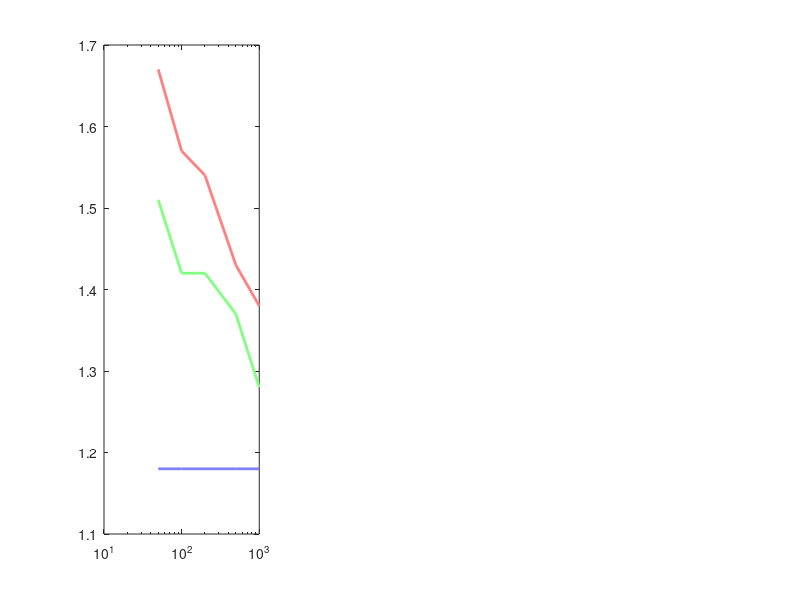

This chart was generated by the following MATLAB code: (Note: this script raises an error after producing the figure.)
%% Target: Kitchen
X = [50 100 200 500 1000];
Y1 = [1.67 1.57 1.54 1.43 1.38];
E1 = [0.03 0.03 0.03 0.03 0.03];
Y2 = [1.51 1.42 1.42 1.37 1.28];
E2 = [0.05 0.05 0.06 0.05 0.05];
Y3 = [1.18 1.18 1.18 1.18 1.18];
E3 = [0.03 0.03 0.03 0.03 0.03];

figure;
h = subplot(1,3,1); 
h1 = semilogx(X,Y1)
set(h1,'Color',[1 0.5 0.5]);
set(h1,'LineWidth',2.0);

hold on;
h2 = semilogx(X,Y2);
set(h2,'Color',[0.5 1.0 0.5]);
set(h2,'LineWidth',2.0);

h3 = semilogx(X,Y3);
set(h3,'Color',[0.5 0.5 1.0]);
set(h3,'LineWidth',2.0);

drawLineErrorBars(X,Y1,E1,[1 0.5 0.5]);
drawLineErrorBars(X,Y2,E2,[0.5 1.00 0.5]);
drawLineErrorBars(X,Y3,E3,[0.5 0.5 1.0]);

title('Books \rightarrow Kitch')
set(get(h, 'Title'), 'FontSize', 18)
xlabel('Kitchen')

set(h,'XAxisLocation', 'bottom');
set(h,'XLim',[40 1200.0]);
set(h,'XTick',[50.0 100 200 500 1000]);
set(h,'XTickLabel',[0.0 50.0 100 200 500]);
set(h,'YLim',[1.1 1.75]);
set(h,'YTick',[1.1 1.2 1.3 1.4 1.5 1.6 1.7]);
set(h,'YGrid','on');
 
set(get(h, 'XLabel'), 'FontName', 'Times');
set(get(h, 'XLabel'), 'Fontsize', 18);

set(h, 'FontName', 'Times');
set(h, 'Fontsize', 18);
set(get(h, 'YLabel'), 'FontName', 'Times');
set(get(h, 'YLabel'), 'Fontsize', 18);

%% Target: DVDs
X = [50 100 200 500 1000];
Y1 = [1.8 1.79 1.77 1.73 1.66];
E1 = [0.05 0.05 0.05 0.05 0.05];
Y2 = [1.6 1.59 1.6 1.54 1.52];
E1 = [0.06 0.06 0.06 0.06 0.06];
Y3 = [1.42 1.42 1.42 1.42 1.42];
E1 = [0.04 0.04 0.04 0.04 0.04];

h = subplot(1,3,2); 
h1 = semilogx(X,Y1)
set(h1,'Color',[1 0.5 0.5]);
set(h1,'LineWidth',2.0);

hold on;
h2 = semilogx(X,Y2);
set(h2,'Color',[0.5 1.0 0.5]);
set(h2,'LineWidth',2.0);

h3 = semilogx(X,Y3);
set(h3,'Color',[0.5 0.5 1.0]);
set(h3,'LineWidth',2.0);

drawLineErrorBars(X,Y1,E1,[1 0.5 0.5]);
drawLineErrorBars(X,Y2,E2,[0.5 1.00 0.5]);
drawLineErrorBars(X,Y3,E3,[0.5 0.5 1.0]);

title('Elec \rightarrow DVD')
set(get(h, 'Title'), 'FontSize', 18)
xlabel('DVD')

set(h,'XAxisLocation', 'bottom');
set(h,'XLim',[40 1200.0]);
set(h,'XTick',[50.0 100 200 500 1000]);
set(h,'XTickLabel',[0.0 50.0 100 200 500]);
set(h,'YLim',[1.3 1.9]);
set(h,'YTick',[1.3 1.4 1.5 1.6 1.7 1.8 1.9]);
set(h,'YGrid','on');
 
set(get(h, 'XLabel'), 'FontName', 'Times');
set(get(h, 'XLabel'), 'Fontsize', 18);

set(h, 'FontName', 'Times');
set(h, 'Fontsize', 18);
set(get(h, 'YLabel'), 'FontName', 'Times');
set(get(h, 'YLabel'), 'Fontsize', 18);

%% Target: BIO
X = [50 100 200 500 1000];
Y1 = [13.3 10.6 7.7 6.8 5.1];
E1 = [0.1 0.1 0.1 0.1 0.1];
Y2 = [12.2 9.5 6.7 5.8 4.5];
E2 = [0.1 0.1 0.1 0.1 0.1];
Y3 = [5.1 5.1 5.1 5.1 5.1];
E3 = [0.1 0.1 0.1 0.1 0.1];

h = subplot(1,3,3); 
h1 = semilogx(X,Y1)
set(h1,'Color',[1 0.5 0.5]);
set(h1,'LineWidth',2.0);

hold on;
h2 = semilogx(X,Y2);
set(h2,'Color',[0.5 1.0 0.5]);
set(h2,'LineWidth',2.0);

h3 = semilogx(X,Y3);
set(h3,'Color',[0.5 0.5 1.0]);
set(h3,'LineWidth',2.0);

drawLineErrorBars(X,Y1,E1,[1 0.5 0.5]);
drawLineErrorBars(X,Y2,E2,[0.5 1.00 0.5]);
drawLineErrorBars(X,Y3,E3,[0.5 0.5 1.0]);

title('WSJ \rightarrow BIO')
set(get(h, 'Title'), 'FontSize', 18)
xlabel('BIO')

set(h,'XAxisLocation', 'bottom');
set(h,'XLim',[40 2000.0]);
set(h,'XTick',[50.0 100 200 500 1000]);
set(h,'XTickLabel',[0.0 50.0 100 200 500]);
set(h,'YLim',[4.0 14.0]);
set(h,'YTick',[4.0 5.5 7.0 8.5 10.0 11.5 13.0]);
set(h,'YGrid','on');
 
set(get(h, 'XLabel'), 'FontName', 'Times');
set(get(h, 'XLabel'), 'Fontsize', 18);

set(h, 'FontName', 'Times');
set(h, 'Fontsize', 18);
set(get(h, 'YLabel'), 'FontName', 'Times');
set(get(h, 'YLabel'), 'Fontsize', 18);

lh = legend('Naive', 'Coupled', 'Target')
set(lh,'Location','Best')
set(lh,'FontName','Times')
set(lh, 'FontSize', 10)